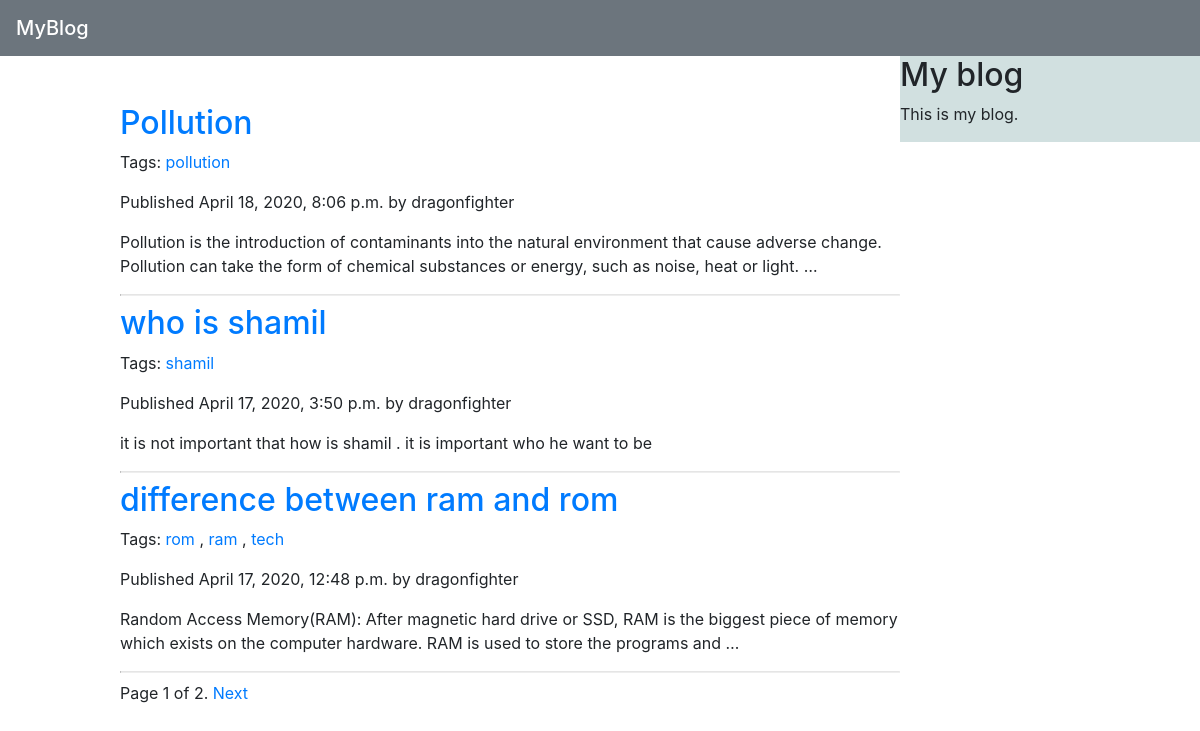
Screenshot of /blog/ with the database file from the repository.
### blog/models.py (models this page shows, shortened)
class Post(models.Model):
    def get_absolute_url(self):
        return reverse('blog:post_detail',
                       args=[self.publish.year,
                             self.publish.month,
                             self.publish.day, self.slug])
    objects = models.Manager()
    published = PublishedManager()
    STATUS_CHOICES = (
        ('draft', 'Draft'),
        ('published', 'Published'),
    )
    title = models.CharField(max_length=250)
    slug = models.SlugField(max_length=250,
                            unique_for_date='publish')
    author = models.ForeignKey(User,
                               on_delete=models.CASCADE,
                               related_name='blog_posts')
    body = models.TextField()
    publish = models.DateTimeField(default=timezone.now)
    created = models.DateTimeField(auto_now_add=True)
    updated = models.DateTimeField(auto_now=True)
    status = models.CharField(max_length=10,
                              choices=STATUS_CHOICES,
                              default='draft')
    tags = TaggableManager()
    class Meta:
        ordering = ('-publish',)

### blog/views.py (the view)
# urls.py: path('', views.post_list, name='post_list'),
def post_list(request, tag_slug=None):
    object_list = Post.published.all()
    tag = None
    if tag_slug:
        tag = get_object_or_404(Tag, slug=tag_slug)
        object_list = object_list.filter(tags__in=[tag])
    paginator = Paginator(object_list, 3)
    page = request.GET.get('page')
    try:
        posts = paginator.page(page)
    except PageNotAnInteger:
        posts = paginator.page(1)
    except EmptyPage:
        posts = paginator.page(paginator.num_pages)
    return render(request,
                  'blog/post/list.html',
                  {'page': page,
                   'posts': posts,
                   'tag': tag})

### blog/models.py (called while the page is built)
    def get_queryset(self):
        return super(PublishedManager,
                     self).get_queryset().filter(status='published')

### blog/templates/blog/post/list.html (shortened to what this page needs)
{% extends "blog/base.html"%}
{% block content %}
    {% for post in posts %}
        <h2>
            <a href="{{ post.get_absolute_url }}">
                {{post.title}}
            </a>
        </h2>
        <p class="tags">
            Tags:
            {% for tag in post.tags.all %}
                <a href="{% url 'blog:post_list_by_tag' tag.slug %}">
                {{ tag.name }}
                </a>
                {% if not forloop.last %}, {% endif %}
            {% endfor %}
        </p>
        <p class="date">
            Published {{post.publish}} by {{post.author}}
        </p>
        {{post.body|truncatewords:30|linebreaks}}
        <hr>
    {% endfor %}
{% include "pagination.html" with page=posts %}
{% endblock %}

### blog/static/css/blog.css (style rules this page uses)
body { background-image: href('https://images.app.goo.gl/dGkUzicujWm3EA5r6'); }
hr { display: block; margin-top: 0.5em; margin-bottom: 0.5em; margin-left: auto; margin-right: auto; border-style: inset; border-width: 1px; }

### rows the page displays
Post: title "Pollution", publish "April 18, 2020, 8:06 p.m.", author "dragonfighter", body "Pollution is the introduction of contaminants into the natural environment that cause adverse change. Pollution can take the form of chemical substances or energy, such as noise, heat or light. …"
Tag: name "pollution"
Post: title "who is shamil", publish "April 17, 2020, 3:50 p.m.", author "dragonfighter", body "it is not important that how is shamil . it is important who he want to be"
Tag: name "shamil"
Post: title "difference between ram and rom", publish "April 17, 2020, 12:48 p.m.", author "dragonfighter", body "Random Access Memory(RAM): After magnetic hard drive or SSD, RAM is the biggest piece of memory which exists on the computer hardware. RAM is used to store the programs and …"
Tag: name "rom"
Tag: name "ram"
Tag: name "tech"

### other values shown
{{ page.number }} "1"
{{ page.paginator.num_pages }} "2"
